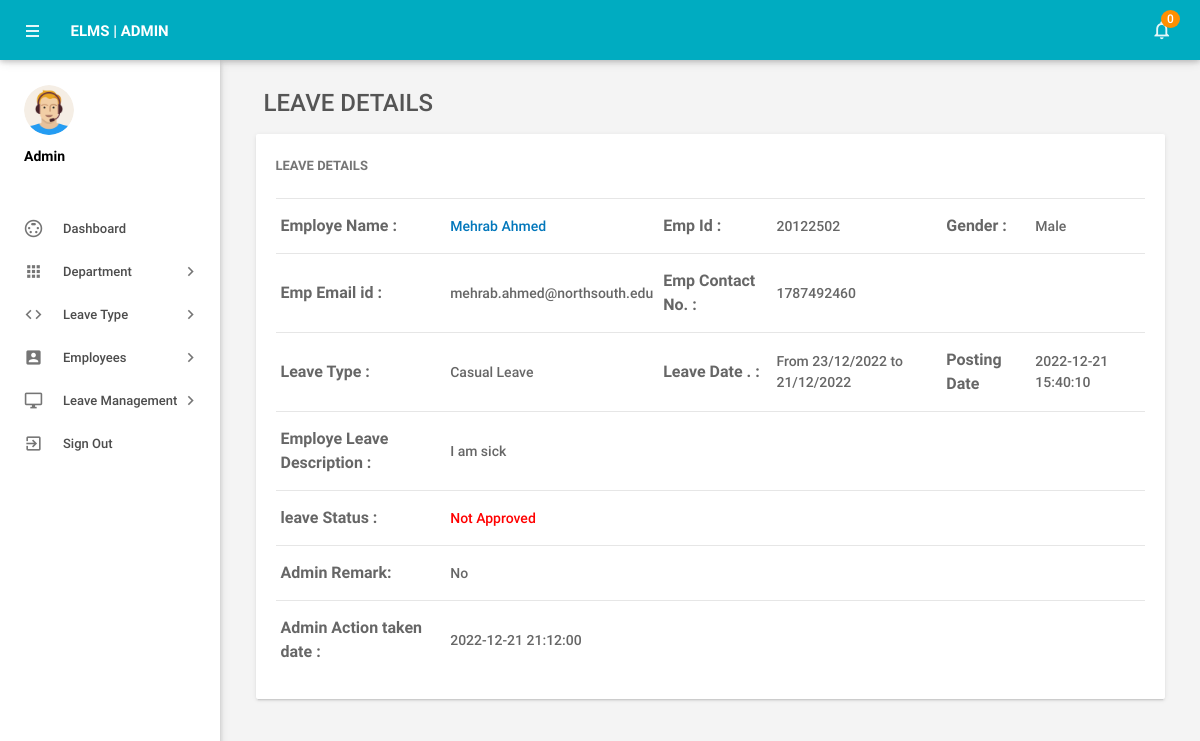
The app's page /admin/leave-details.php?leaveid=15 (signed in) with its own data.
### tables this page shows
CREATE TABLE `tblleaves` (
  `id` int(11) NOT NULL,
  `LeaveType` varchar(110) NOT NULL,
  `ToDate` varchar(120) NOT NULL,
  `FromDate` varchar(120) NOT NULL,
  `Description` mediumtext NOT NULL,
  `PostingDate` timestamp NOT NULL DEFAULT current_timestamp(),
  `AdminRemark` mediumtext DEFAULT NULL,
  `AdminRemarkDate` varchar(120) DEFAULT NULL,
  `Status` int(1) NOT NULL,
  `IsRead` int(1) NOT NULL,
  `empid` int(11) DEFAULT NULL
);

CREATE TABLE `tblemployees` (
  `id` int(11) NOT NULL,
  `EmpId` varchar(100) NOT NULL,
  `FirstName` varchar(150) NOT NULL,
  `LastName` varchar(150) NOT NULL,
  `EmailId` varchar(200) NOT NULL,
  `Password` varchar(180) NOT NULL,
  `Gender` varchar(100) NOT NULL,
  `Dob` varchar(100) NOT NULL,
  `Department` varchar(255) NOT NULL,
  `Address` varchar(255) NOT NULL,
  `City` varchar(200) NOT NULL,
  `Country` varchar(150) NOT NULL,
  `Phonenumber` char(11) NOT NULL,
  `Status` int(1) NOT NULL,
  `RegDate` timestamp NOT NULL DEFAULT current_timestamp()
);

### admin/leave-details.php (the view, shortened to what this page needs)
<?php
include('includes/config.php');
if(strlen($_SESSION['alogin'])==0)
    {
header('location:index.php');
}
else{
 ?>
<!DOCTYPE html>
<html lang="en">
    <head>
        <link type="text/css" rel="stylesheet" href="../assets/plugins/materialize/css/materialize.min.css"/>
        <link href="../assets/plugins/material-preloader/css/materialPreloader.min.css" rel="stylesheet">
        <link href="../assets/plugins/datatables/css/jquery.dataTables.min.css" rel="stylesheet">
                <link href="../assets/plugins/google-code-prettify/prettify.css" rel="stylesheet" type="text/css"/>
        <link href="../assets/css/alpha.min.css" rel="stylesheet" type="text/css"/>
        <link href="../assets/css/custom.css" rel="stylesheet" type="text/css"/>
    </head>
    <body>
       <?php include('includes/header.php');?>
       <?php include('includes/sidebar.php');?>
            <main class="mn-inner">
                <div class="row">
                    <div class="col s12">
                        <div class="page-title" style="font-size:24px;">Leave Details</div>
                    </div>
                    <div class="col s12 m12 l12">
                        <div class="card">
                            <div class="card-content">
                                <span class="card-title">Leave Details</span>
                                <table id="example" class="display responsive-table ">
                                    <tbody>
<?php
$lid=intval($_GET['leaveid']);
$sql = "SELECT tblleaves.id as lid,tblemployees.FirstName,tblemployees.LastName,tblemployees.EmpId,tblemployees.id,tblemployees.Gender,tblemployees.Phonenumber,tblemployees.EmailId,tblleaves.LeaveType,tblleaves.ToDate,tblleaves.FromDate,tblleaves.Description,tblleaves.PostingDate,tblleaves.Status,tblleaves.AdminRemark,tblleaves.AdminRemarkDate from tblleaves join tblemployees on tblleaves.empid=tblemployees.id where tblleaves.id=:lid";
$query = $dbh -> prepare($sql);
$query->bindParam(':lid',$lid,PDO::PARAM_STR);
$query->execute();
$results=$query->fetchAll(PDO::FETCH_OBJ);
$cnt=1;
if($query->rowCount() > 0)
{
foreach($results as $result)
{
      ?>
                                        <tr>
                                            <td style="font-size:16px;"> <b>Employe Name :</b></td>
                                              <td><a href="editemployee.php?empid=<?php echo htmlentities($result->id);?>" target="_blank">
                                                <?php echo htmlentities($result->FirstName." ".$result->LastName);?></a></td>
                                              <td style="font-size:16px;"><b>Emp Id :</b></td>
                                              <td><?php echo htmlentities($result->EmpId);?></td>
                                              <td style="font-size:16px;"><b>Gender :</b></td>
                                              <td><?php echo htmlentities($result->Gender);?></td>
                                          </tr>
                                          <tr>
                                             <td style="font-size:16px;"><b>Emp Email id :</b></td>
                                            <td><?php echo htmlentities($result->EmailId);?></td>
                                             <td style="font-size:16px;"><b>Emp Contact No. :</b></td>
                                            <td><?php echo htmlentities($result->Phonenumber);?></td>
                                            <td>&nbsp;</td>
                                             <td>&nbsp;</td>
                                        </tr>
  <tr>
                                             <td style="font-size:16px;"><b>Leave Type :</b></td>
                                            <td><?php echo htmlentities($result->LeaveType);?></td>
                                             <td style="font-size:16px;"><b>Leave Date . :</b></td>
                                            <td>From <?php echo htmlentities($result->FromDate);?> to <?php echo htmlentities($result->ToDate);?></td>
                                            <td style="font-size:16px;"><b>Posting Date</b></td>
                                           <td><?php echo htmlentities($result->PostingDate);?></td>
                                        </tr>
<tr>
                                             <td style="font-size:16px;"><b>Employe Leave Description : </b></td>
                                            <td colspan="5"><?php echo htmlentities($result->Description);?></td>
                                        </tr>
<tr>
<td style="font-size:16px;"><b>leave Status :</b></td>
<td colspan="5"><?php $stats=$result->Status;
if($stats==1){
?>
<span style="color: green">Approved</span>
 <?php } if($stats==2)  { ?>
<span style="color: red">Not Approved</span>
<?php } if($stats==0)  { ?>
 <span style="color: blue">waiting for approval</span>
 <?php } ?>
</td>
</tr>
<tr>
<td style="font-size:16px;"><b>Admin Remark: </b></td>
<td colspan="5"><?php
if($result->AdminRemark==""){
  echo "waiting for Approval";
}
else{
echo htmlentities($result->AdminRemark);
}
?></td>
 </tr>
 <tr>
<td style="font-size:16px;"><b>Admin Action taken date : </b></td>
<td colspan="5"><?php
if($result->AdminRemarkDate==""){
  echo "NA";
}
else{
echo htmlentities($result->AdminRemarkDate);
}
?></td>
 </tr>
                                         <?php $cnt++;} }?>
                                    </tbody>
                                </table>
                            </div>
                        </div>
                    </div>
                </div>
            </main>
        </div>
        <div class="left-sidebar-hover"></div>
    </body>
</html>
<?php } ?>

### records on screen
tblleaves: tblemployees.FirstName+LastName "Mehrab Ahmed", tblemployees.EmpId "20122502", tblemployees.Gender "Male", tblemployees.EmailId "mehrab.ahmed@northsouth.edu", tblemployees.Phonenumber "1787492460", LeaveType "Casual Leave", FromDate "23/12/2022", ToDate "21/12/2022", PostingDate "2022-12-21 15:40:10", Description "I am sick", Status "Not Approved", AdminRemark "No", AdminRemarkDate "2022-12-21 21:12:00"

### other values on screen
$unreadcount "0"
